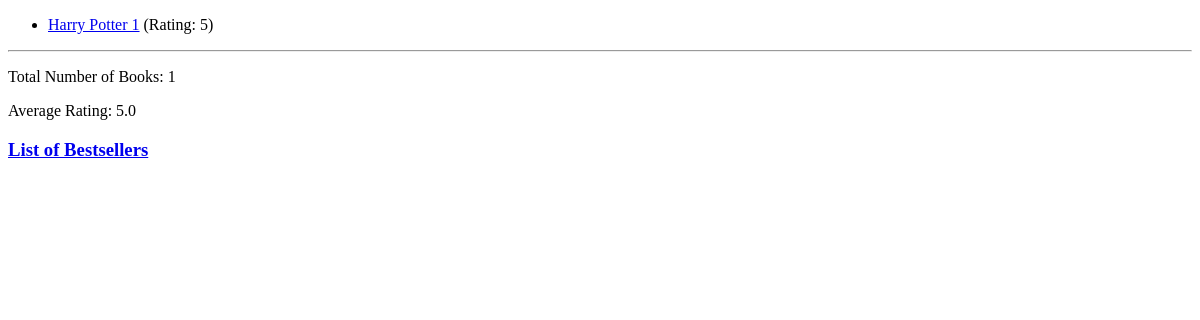
The app's page /, older data.
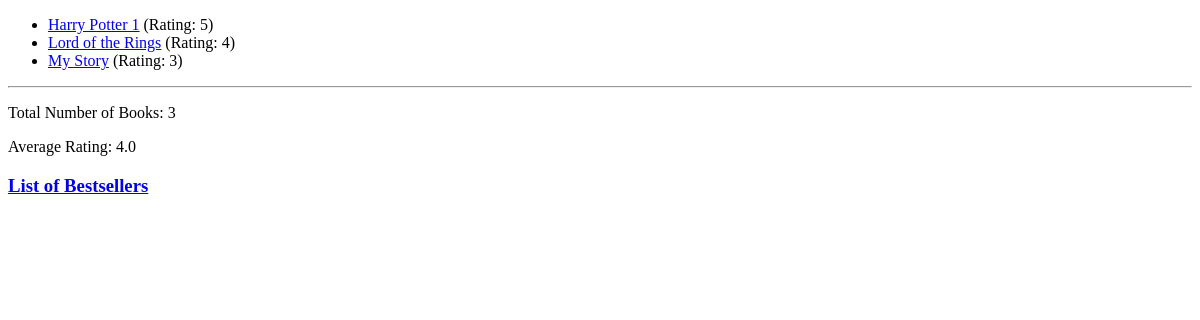
The same page, newer data.
### book_outlet/models.py (models this page shows, shortened)
class Book(models.Model):
    title = models.CharField(max_length=50)
    rating = models.IntegerField(validators=[MinValueValidator(1), MaxValueValidator(5)])
    author = models.ForeignKey(Author, on_delete=models.CASCADE, null=True, related_name="books")
    is_bestselling = models.BooleanField(default=False)
    slug = models.SlugField(default="", blank=True, null=False, db_index=True)
    published_countries = models.ManyToManyField(Country, null=False)
    def get_absolute_url(self):
        return reverse("book_detail", args=[self.slug])

### book_outlet/views.py (the view)
# urls.py: path("", views.index),
def index(request):
    books = Book.objects.all().order_by("-rating")
    num_books = books.count()
    avg_rating = books.aggregate(Avg("rating"))
    return render(request, "book_outlet/index.html", {
        "books": books,
        "total_number_of_books": num_books,
        "average_rating": avg_rating
    })

### book_outlet/templates/book_outlet/index.html (shortened to what this page needs)
{% extends "book_outlet/base.html" %}
{% block content %}
    <ul>
        {% for book in books %}
            <li><a href="{{ book.get_absolute_url }}">{{ book.title }}</a> (Rating: {{ book.rating }})</li>
        {% endfor %}
    </ul>
<hr>
<p>Total Number of Books: {{ total_number_of_books }}</p>
<p>Average Rating: {{ average_rating.rating__avg }}</p>
    <a href="{% url "bestsellers" %}"><h3>List of Bestsellers</h3></a>
{% endblock %}

### book_outlet/templates/book_outlet/base.html (shortened to what this page needs)
<!DOCTYPE html>
<html>
    <head>
        <link rel="stylesheet" href="">
    </head>
    <body>
        {% block content %}
        {% endblock %}
    </body>
</html>

Row changes from the older to the newer data that the page shows:
added Book: title "Lord of the Rings", rating "4"
added Book: title "My Story", rating "3"
Text that changed along with them:
{{ total_number_of_books }}: "1" → "3"
{{ average_rating.rating__avg }}: "5.0" → "4.0"
